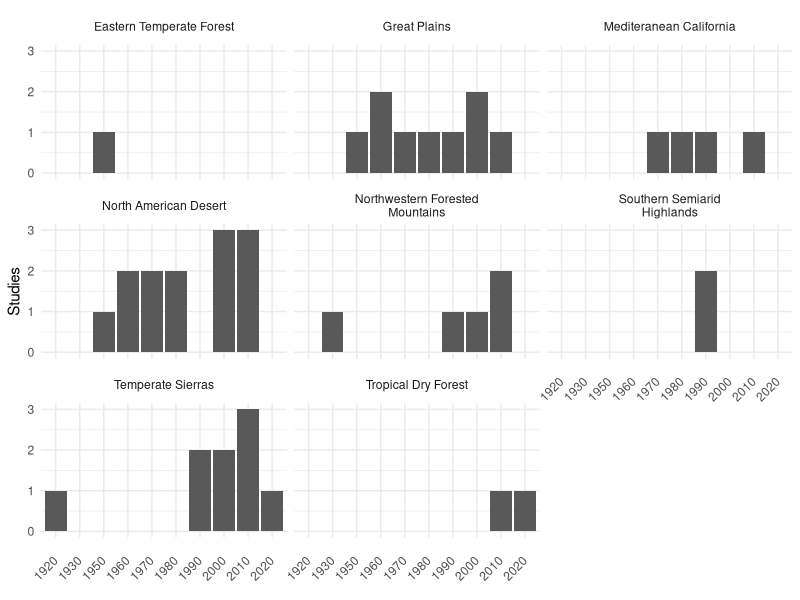

The R source for this figure:
# load libraries 
library(tidyverse) # data wrangling

# load data
studies <- read.csv('data/studies.csv')
# filter to only included studies
studies$X <- NULL 
studies <- studies %>% 
  dplyr::filter(Inclusion_Status == "include")
# select out columns of interest
er_data <- select(studies, source_id, Latitude, Longitude, ecoregion_lvl1, er1_name, er1_color, Decade)

# add in ecoregions with no data 
er_data[nrow(er_data) + 1,] <- c("","","","","Marine West Coast Forest", "","")
er_data[nrow(er_data) + 1,] <- c("","","","","Tropical Wet Forests", "","")
er_data$er1_name <- as.factor(er_data$er1_name )
er_data <- er_data %>% dplyr::filter(Decade != "")

# plot histogram timeline by ecoregion
er_plot <- ggplot(er_data, aes(x = Decade)) +
  geom_histogram(stat = "count") +
  facet_wrap(~ er1_name, labeller = labeller(er1_name = label_wrap_gen(width = 25))) + 
  theme_minimal() +
  theme(axis.text.x = element_text(angle = 45, vjust = 0.5, hjust=1)) + 
  ylab('Studies') +
  xlab('') # + 
#  theme(plot.title= element_text(hjust=.5), 
#        panel.background = element_rect(fill=unique(er_data$er1_color)))
er_plot
